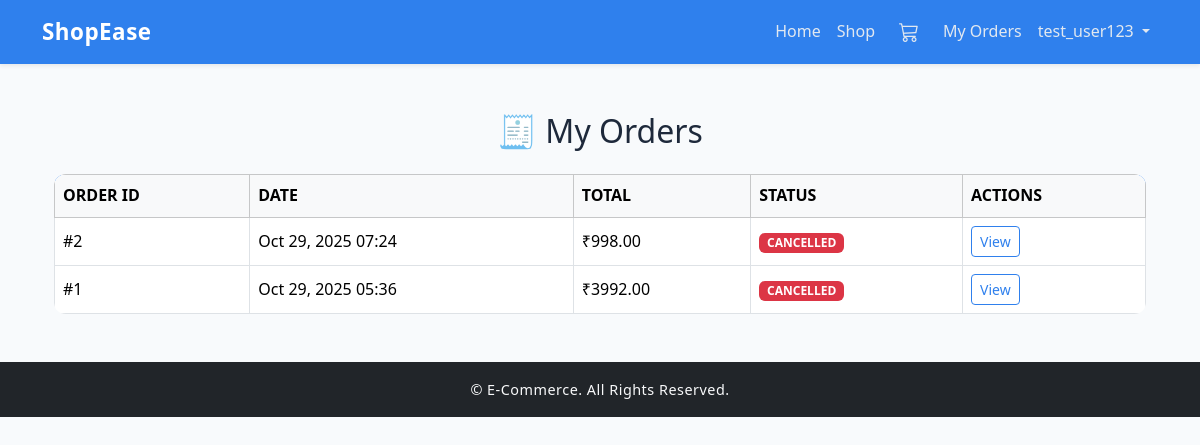
The page /orders/ (signed in) on the database as committed earlier.
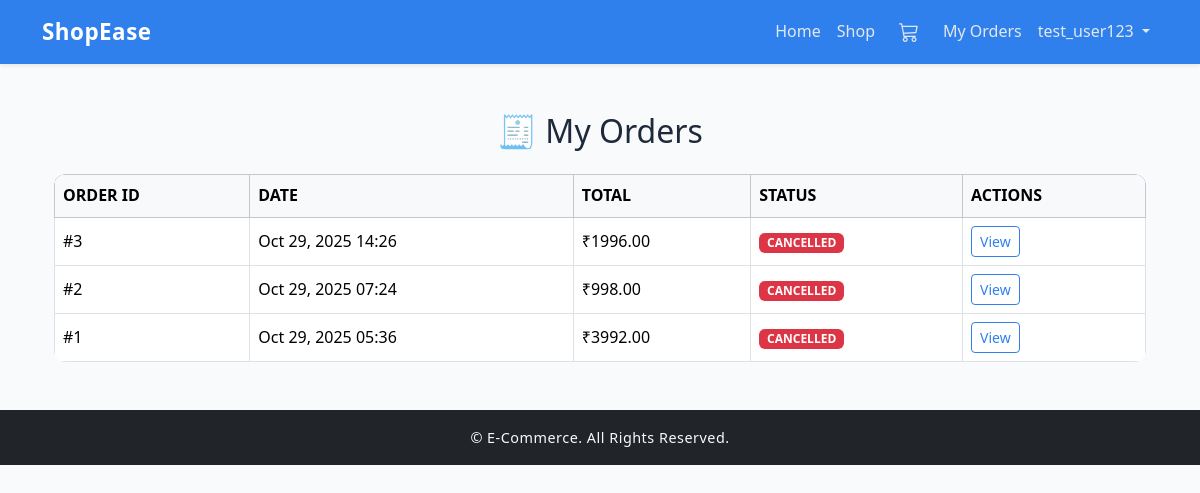
The same page on the database as committed later.
### orders/models.py (models this page shows, shortened)
class Order(models.Model):
    STATUS_CHOICES = [
        ('PENDING', 'Pending'),
        ('PROCESSING', 'Processing'),
        ('SHIPPED', 'Shipped'),
        ('DELIVERED', 'Delivered'),
        ('CANCELLED', 'Cancelled'),
    ]
    user = models.ForeignKey(settings.AUTH_USER_MODEL, on_delete=models.CASCADE)
    total_amount = models.DecimalField(max_digits=10, decimal_places=2)
    status = models.CharField(max_length=20, choices=STATUS_CHOICES, default='PENDING')
    created_at = models.DateTimeField(auto_now_add=True)
    @property
    def can_cancel(self):
        return self.status in ['PENDING', 'PROCESSING']

### orders/views.py (the view)
# urls.py: path('', OrderListView.as_view(), name='order_list'),
@method_decorator(login_required, name='dispatch')
class OrderListView(ListView):
    model = Order
    template_name = 'orders/order_list.html'
    context_object_name = 'orders'
    def get_queryset(self):
        return Order.objects.filter(user=self.request.user).order_by('-created_at')

### templates/orders/order_list.html (shortened to what this page needs)
{% extends 'base.html' %}
{% load static %}
{% block content %}
<link rel="stylesheet" href="{% static 'orders/order_list.css' %}">
<div class="container my-5">
    <h2 class="mb-4 text-center">🧾 My Orders</h2>
    {% if orders %}
        <table class="table table-bordered table-hover align-middle">
            <thead class="table-light">
                <tr>
                    <th>Order ID</th>
                    <th>Date</th>
                    <th>Total</th>
                    <th>Status</th>
                    <th>Actions</th>
                </tr>
            </thead>
            <tbody>
                {% for order in orders %}
                <tr>
                    <td>#{{ order.id }}</td>
                    <td>{{ order.created_at|date:"M d, Y H:i" }}</td>
                    <td>₹{{ order.total_amount }}</td>
                    <td>
                        {% if order.status == 'CANCELLED' %}
                            <span class="badge bg-danger">{{ order.status }}</span>
                        {% elif order.status == 'DELIVERED' %}
                            <span class="badge bg-success">{{ order.status }}</span>
                        {% elif order.status == 'SHIPPED' %}
                            <span class="badge bg-info text-dark">{{ order.status }}</span>
                        {% else %}
                            <span class="badge bg-warning text-dark">{{ order.status }}</span>
                        {% endif %}
                    </td>
                    <td>
                        <a href="{% url 'order_detail' order.pk %}" class="btn btn-sm btn-outline-primary">
                            View
                        </a>
                    </td>
                </tr>
                {% endfor %}
            </tbody>
        </table>
    {% else %}
        <p class="text-center text-muted">You haven’t placed any orders yet.</p>
        <div class="text-center mt-3">
            <a href="{% url 'product_list' %}" class="btn btn-outline-primary">Start Shopping</a>
        </div>
    {% endif %}
</div>
{% endblock %}

Rows that differ between the two databases and show on the page:
added Order: id "3", created_at "Oct 29, 2025 14:26", total_amount "1996.00", status "CANCELLED"
